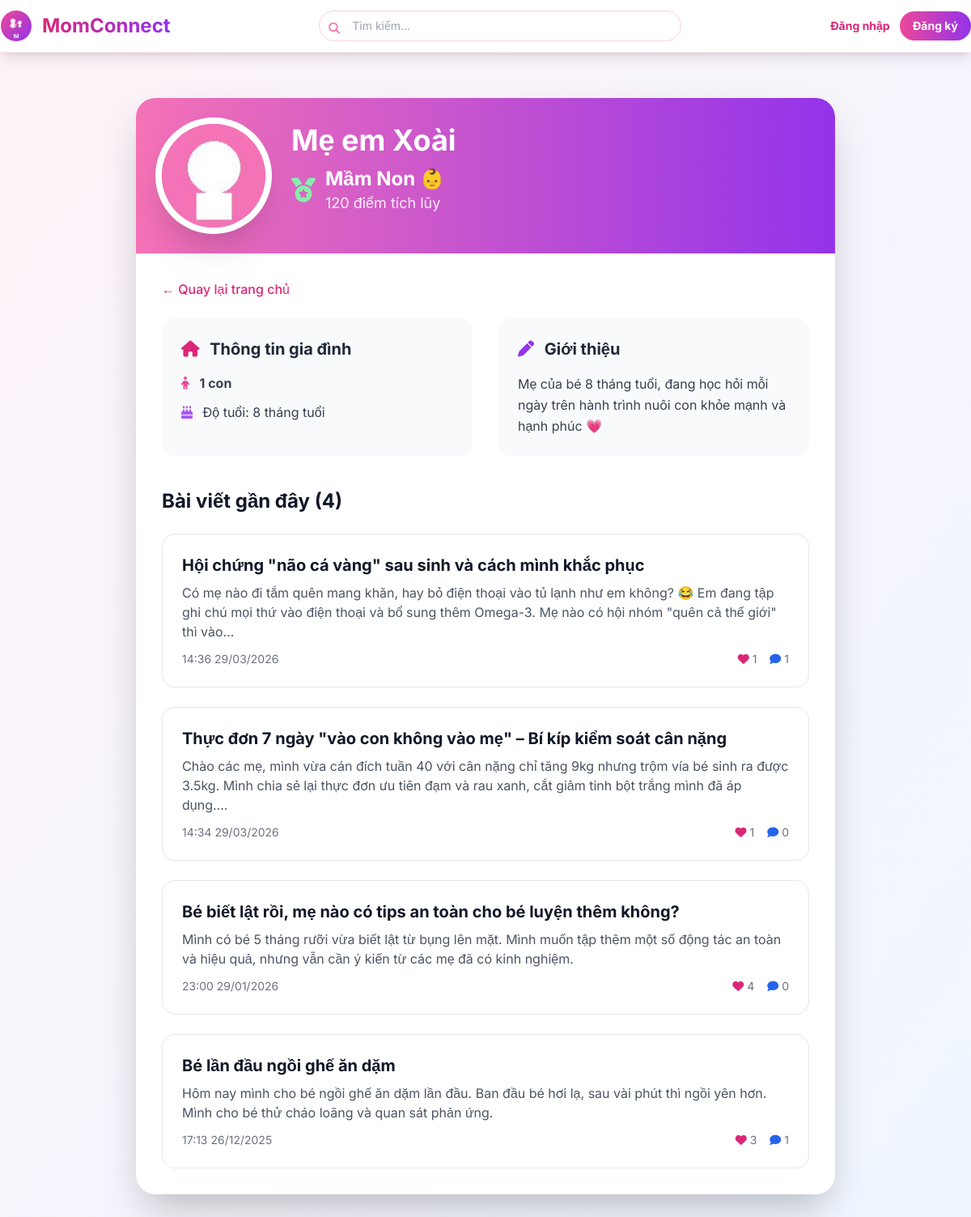
The page /user/3 on the database its author committed.
### models.py (models this page shows, shortened)
class User(UserMixin, db.Model):
    __tablename__ = 'users'
    id = db.Column(db.Integer, primary_key=True)
    name = db.Column(db.String(100), nullable=False)
    email = db.Column(db.String(100), unique=True, nullable=False)
    password = db.Column(db.String(200), nullable=False)
    avatar = db.Column(db.String(200), default='default.jpg')
    bio = db.Column(db.Text)
    phone = db.Column(db.String(15), unique=True)  # Số điện thoại
    rating = db.Column(db.Float, default=0.0)  # Trung bình sao (0-5)
    children_count = db.Column(db.Integer, default=0)
    children_ages = db.Column(db.String(100))
    points = db.Column(db.Integer, default=0)
    role = db.Column(db.String(20), default='user')  # user, admin, expert
    is_active = db.Column(db.Boolean, default=True)
    badge = db.Column(db.String(50))  # ← THÊM TRƯỜNG CẤP BẬC
    created_at = db.Column(db.DateTime, default=vietnam_now)
    is_verified_expert = db.Column(db.Boolean, default=False)
    expert_category = db.Column(db.String(50))  # Lĩnh vực chuyên môn
    specialty = db.Column(db.String(100))              # Chuyên môn cụ thể
    experience_years = db.Column(db.Integer)           # Số năm kinh nghiệm
    workplace = db.Column(db.String(200))              # Nơi làm việc
    license_number = db.Column(db.String(100))         # Số chứng chỉ hành nghề
    license_expiry = db.Column(db.Date)                # Ngày hết hạn chứng chỉ
    consultation_fee = db.Column(db.Float)             # Phí tư vấn (VNĐ)
    education = db.Column(db.Text)                     # Học vấn
    certifications = db.Column(db.Text)                # Chứng chỉ (JSON string)
    availability = db.Column(db.String(20), default='available')  # available/busy/offline
    credibility_score = db.Column(db.Float, default=0) # Điểm uy tín
    posts = db.relationship('Post', backref='author', lazy='dynamic')

class Post(db.Model):
    __tablename__ = 'posts'
    id = db.Column(db.Integer, primary_key=True)
    title = db.Column(db.String(200), nullable=False)
    content = db.Column(db.Text, nullable=False)
    images = db.Column(db.Text)
    video = db.Column(db.String(200))
    category = db.Column(db.String(50), default='other')
    post_type = db.Column(db.String(20), default='question')
    is_expert_post = db.Column(db.Boolean, default=False)
    likes = db.Column(db.Integer, default=0)
    comments_count = db.Column(db.Integer, default=0)
    created_at = db.Column(db.DateTime, default=vietnam_now)
    user_id = db.Column(db.Integer, db.ForeignKey('users.id'), nullable=False)
    is_helpful = db.Column(db.Boolean, default=False)
    views = db.Column(db.Integer, default=0)
    rating = db.Column(db.Float, default=0.0)
    rating_count = db.Column(db.Integer, default=0)

### app.py (the view)
@app.route('/user/<int:user_id>')
def user_profile(user_id):
    viewed_user = User.query.get_or_404(user_id)
    posts = Post.query.filter_by(user_id=user_id).order_by(Post.created_at.desc()).limit(20).all()
    friendship_status = 'not_authenticated'
    if current_user.is_authenticated:
        friendship_status = current_user.get_friendship_status(user_id)
    is_own_profile = current_user.is_authenticated and current_user.id == user_id
    return render_template(
        'user_profile.html',
        user=viewed_user,
        posts=posts,
        friendship_status=friendship_status,
        is_own_profile=is_own_profile,
        db=db,
        Post=Post,
        func=func
    )

### app.py (called while the page is built)
@app.template_filter('vietnam_time')
def vietnam_time_filter(dt):
    if dt is None:
        return ""
    if dt.tzinfo is not None:
        dt = dt.astimezone(pytz.timezone('Asia/Ho_Chi_Minh'))
    return dt.strftime('%H:%M %d/%m/%Y')

@app.context_processor
def utility_processor():
    def now():
        return vietnam_now()
    return dict(now=now)

### templates/user_profile.html (shortened to what this page needs)
{% extends "base.html" %}
{% block content %}
<div class="max-w-4xl mx-auto px-4 py-8">
    <div class="bg-white rounded-3xl shadow-2xl overflow-hidden">
        <div class="bg-gradient-to-r from-pink-400 to-purple-600 p-8 text-white">
            <div class="flex flex-col md:flex-row items-center gap-8">
                <img src="{{ url_for('static', filename=user.avatar or 'images/default-avatar.png') }}"
                    class="w-32 h-32 rounded-full ring-8 ring-white shadow-2xl object-cover">
                <div class="text-center md:text-left flex-1">
                    <h1 class="text-4xl font-bold mb-3">{{ user.name }}</h1>
                    {% if user.role != 'admin' %}
                    <div class="flex items-center justify-center md:justify-start gap-3 mb-4">
                        <i class="fas fa-medal text-3xl
                            {% if 'Ứng viên Chuyên gia' in user.badge %}text-purple-200
                            {% elif 'Thành Viên Bạc' in user.badge %}text-gray-300
                            {% elif 'Thành Viên Đồng' in user.badge %}text-orange-300
                            {% else %}text-green-300{% endif %}"></i>
                        <div>
                            <p class="text-2xl font-bold">{{ user.badge }}</p>
                            <p class="text-lg opacity-90">{{ user.points }} điểm tích lũy</p>
                        </div>
                    </div>
                    {% endif %}
                </div>
            </div>
        </div>
        <div class="p-8">
            <a href="{{ url_for('home') }}" class="text-pink-600 hover:text-pink-700 font-medium mb-6 inline-block">
                ← Quay lại trang chủ
            </a>
            <div class="grid md:grid-cols-2 gap-8 mb-10">
                <div class="bg-gray-50 rounded-2xl p-6">
                    <h3 class="text-xl font-bold text-gray-800 mb-4">
                        <i class="fas fa-home mr-2 text-pink-600"></i> Thông tin gia đình
                    </h3>
                    <div class="space-y-3 text-gray-700">
                        {% if user.children_count > 0 %}
                        <p><i class="fas fa-child text-pink-500 mr-2"></i>
                            <strong>{{ user.children_count }} con</strong>
                        </p>
                        {% if user.children_ages %}
                        <p><i class="fas fa-birthday-cake text-purple-500 mr-2"></i>
                            Độ tuổi: {{ user.children_ages }}
                        </p>
                        {% endif %}
                        {% else %}
                        <p class="italic text-gray-500">Chưa cập nhật số con</p>
                        {% endif %}
                    </div>
                </div>
                <div class="bg-gray-50 rounded-2xl p-6">
                    <h3 class="text-xl font-bold text-gray-800 mb-4">
                        <i class="fas fa-pen text-purple-600 mr-2"></i> Giới thiệu
                    </h3>
                    {% if user.bio %}
                    <p class="text-gray-700 leading-relaxed">{{ user.bio }}</p>
                    {% else %}
                    <p class="italic text-gray-500">Chưa có giới thiệu</p>
                    {% endif %}
                </div>
            </div>
            <h2 class="text-2xl font-bold text-gray-900 mb-6">Bài viết gần đây ({{ posts|length }})</h2>
            {% if posts %}
            <div class="space-y-6">
                {% for post in posts %}
                <div class="border border-gray-200 rounded-2xl p-6 hover:shadow-lg transition">
                    <a href="{{ url_for('post_detail', post_id=post.id) }}" class="block">
                        <h3 class="text-xl font-bold text-gray-900 hover:text-pink-600 mb-2">
                            {{ post.title }}
                        </h3>
                        <p class="text-gray-600 line-clamp-3 mb-3">
                            {{ post.content | truncate(200) }}
                        </p>
                        <div class="flex items-center justify-between text-sm text-gray-500">
                            <span>{{ post.created_at | vietnam_time }}</span>
                            <div class="flex items-center gap-4">
                                <span><i class="fas fa-heart text-pink-600"></i> {{ post.likes }}</span>
                                <span><i class="fas fa-comment text-blue-600"></i> {{ post.comments_count }}</span>
                            </div>
                        </div>
                    </a>
                </div>
                {% endfor %}
            </div>
            {% else %}
            <div class="text-center py-12 bg-gray-50 rounded-2xl">
                <i class="fas fa-feather-alt text-6xl text-gray-300 mb-4"></i>
                <p class="text-xl text-gray-500">Chưa có bài viết nào</p>
            </div>
            {% endif %}
        </div>
    </div>
</div>
{% endblock %}

### templates/base.html (style rules this page uses)
body { font-family: 'Inter', sans-serif; }

### rows shown on the page
User: avatar (placeholder picture), name "Mẹ em Xoài", badge "Mầm Non 👶", points "120", children_count "1", children_ages "8 tháng tuổi", bio "Mẹ của bé 8 tháng tuổi, đang học hỏi mỗi ngày trên hành trình nuôi con khỏe mạnh và hạnh phúc 💗"
Post: title "Hội chứng \"não cá vàng\" sau sinh và cách mình khắc phục", content "Có mẹ nào đi tắm quên mang khăn, hay bỏ điện thoại vào tủ lạnh như em không? 😂 Em đang tập ghi chú mọi thứ vào điện thoại và bổ sung thêm Omega-3. Mẹ nào có hội nhóm \"quên cả thế giới\" thì vào...", created_at|vietnam_time "14:36 29/03/2026", likes "1", comments_count "1"
Post: title "Thực đơn 7 ngày \"vào con không vào mẹ\" – Bí kíp kiểm soát cân nặng", content "Chào các mẹ, mình vừa cán đích tuần 40 với cân nặng chỉ tăng 9kg nhưng trộm vía bé sinh ra được 3.5kg. Mình chia sẻ lại thực đơn ưu tiên đạm và rau xanh, cắt giảm tinh bột trắng mình đã áp dụng....", created_at|vietnam_time "14:34 29/03/2026", likes "1", comments_count "0"
Post: title "Bé biết lật rồi, mẹ nào có tips an toàn cho bé luyện thêm không?", content "Mình có bé 5 tháng rưỡi vừa biết lật từ bụng lên mặt. Mình muốn tập thêm một số động tác an toàn và hiệu quả, nhưng vẫn cần ý kiến từ các mẹ đã có kinh nghiệm.", created_at|vietnam_time "23:00 29/01/2026", likes "4", comments_count "0"
Post: title "Bé lần đầu ngồi ghế ăn dặm", content "Hôm nay mình cho bé ngồi ghế ăn dặm lần đầu. Ban đầu bé hơi lạ, sau vài phút thì ngồi yên hơn. Mình cho bé thử cháo loãng và quan sát phản ứng.", created_at|vietnam_time "17:13 26/12/2025", likes "3", comments_count "1"

### other values the page prints
{{ posts|length }} "4"
